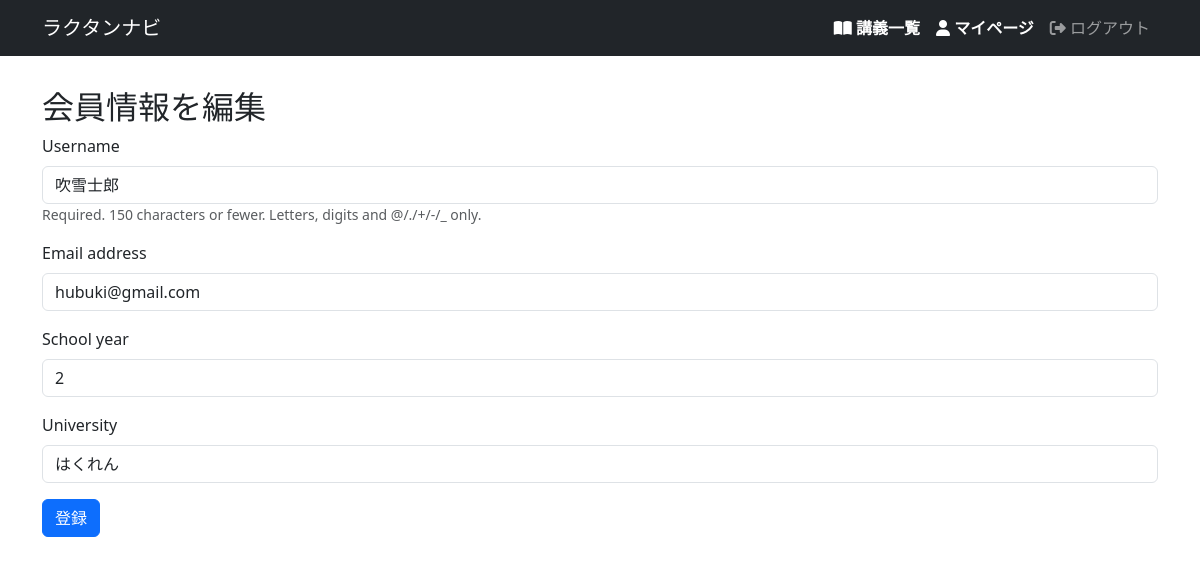
Screenshot of /users/7/edit/ (signed in) with the database file from the repository.
### helloworld/models.py (models this page shows, shortened)
class User(AbstractUser):
    university = models.CharField(max_length=128, null=True, blank=True)
    school_year = models.PositiveIntegerField(null=True, blank=True)
    is_manager = models.BooleanField(default=False)

### helloworld/views.py (the view)
# urls.py: path('users/<int:user_id>/edit/', views.user_edit, name='users_edit'),
@login_required
def user_edit(request, user_id):
    user = get_object_or_404(User, pk=user_id)
    if user != request.user:
        messages.error(request, 'このページの編集は許可されていません。')
        return redirect('top')
    if request.method == 'POST':
        form = CustomUserEditForm(request.POST, instance=user)
        if form.is_valid():
            form.save()
            return redirect('users_show', user_id=user_id)
    else:
        form = CustomUserEditForm(instance=user)
    return render(request, 'snippets/users/edit.html', {'form': form})

### helloworld/forms.py
class CustomUserEditForm(forms.ModelForm):
    class Meta:
        model = User
        fields = ['username', 'email', 'school_year', 'university']

### helloworld/templates/snippets/users/edit.html (shortened to what this page needs)
{% extends 'base.html' %}
{% load django_bootstrap5 %}
{% block main %}
    <h2>会員情報を編集</h2>
    <form method="post">
        {% bootstrap_form form %}
        {% bootstrap_button button_type='submit' content='登録' %}
    </form>
{% endblock %}

### rows the page displays
User: username "吹雪士郎", email "hubuki@gmail.com", school_year "2", university "はくれん"
